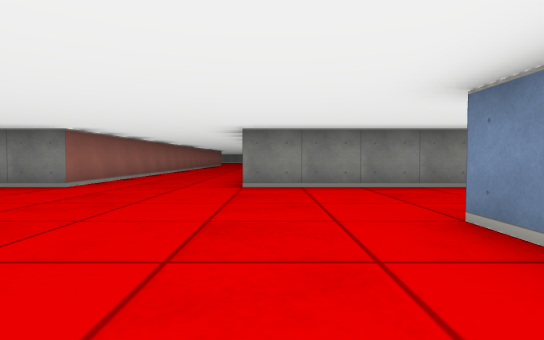
View 1 (above)

24 first-person views from a walk through a cub3D ray-caster map. The camera is about half as high as the walls, tilts 2° down and sees 80° across. The floor is counted in squares. Each view is taken from the middle of a square. On the plan, view 1 faces up. The plan holds only what a view shows up to about 9 squares ahead; the rest is blank.

View 2
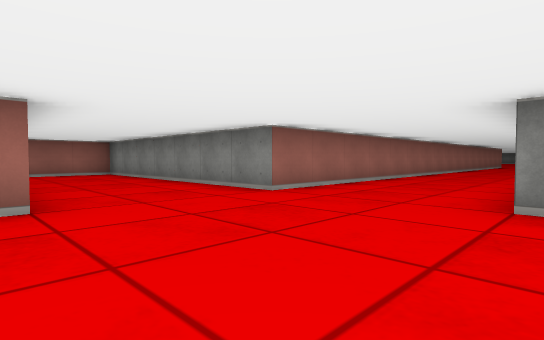

View 3
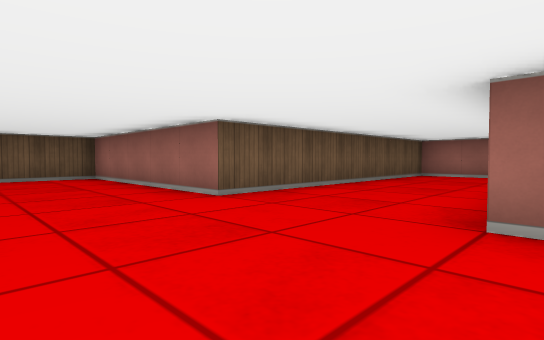

View 4
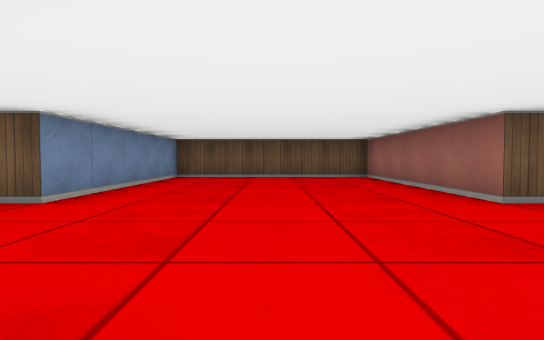

View 5
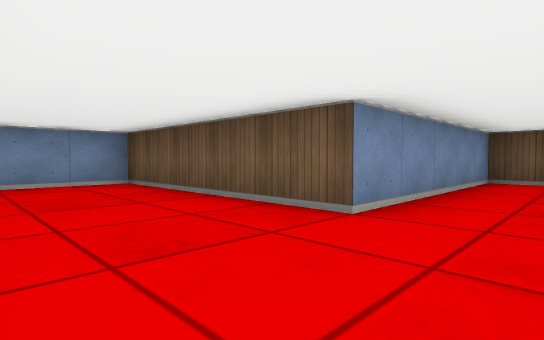

View 6
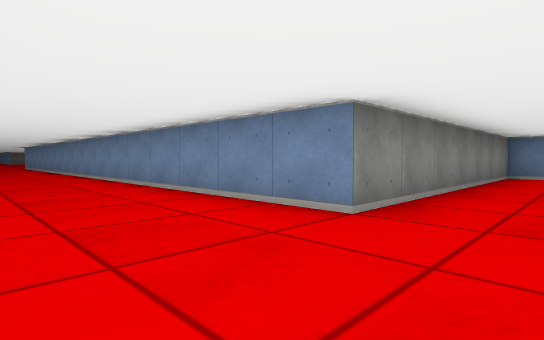

View 7
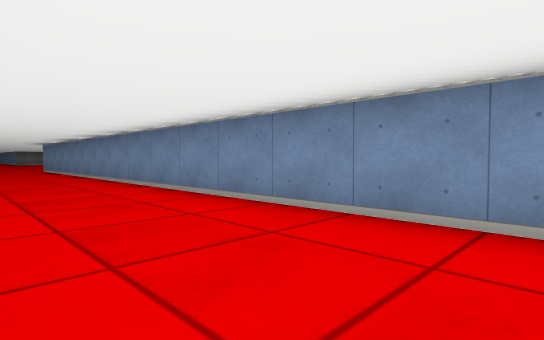

View 8
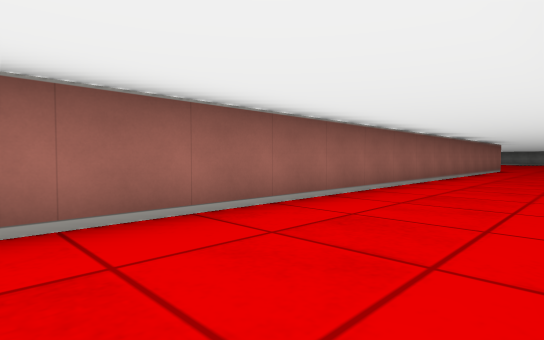

View 9
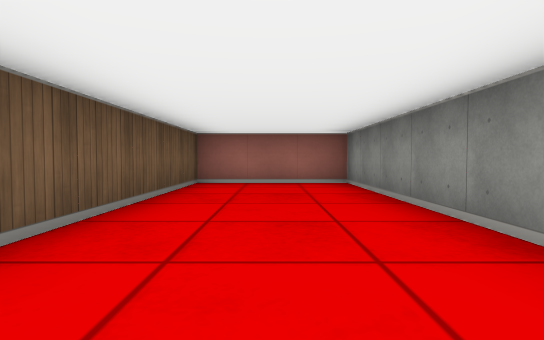

View 10
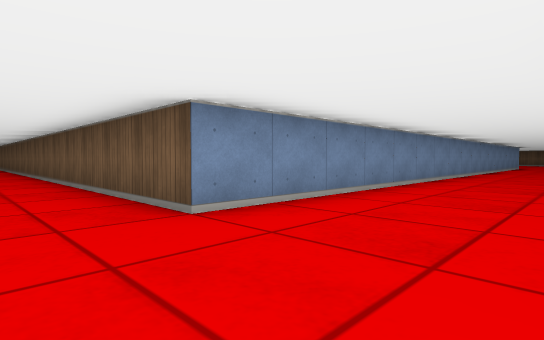

View 11
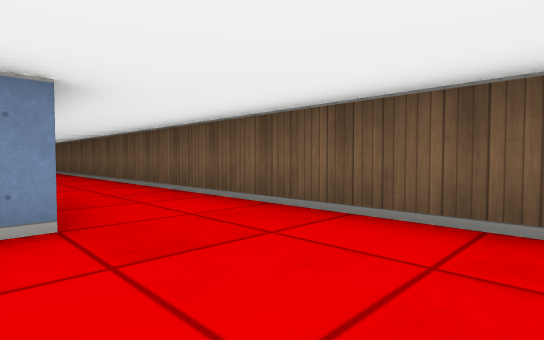

View 12
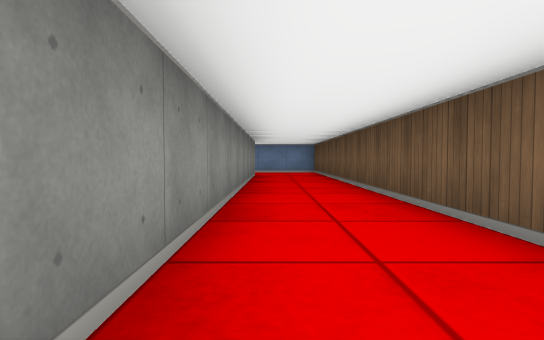

View 13
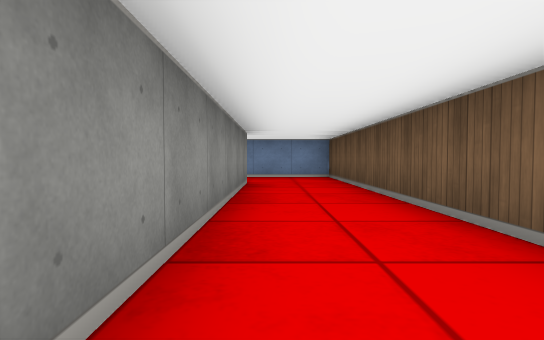

View 14
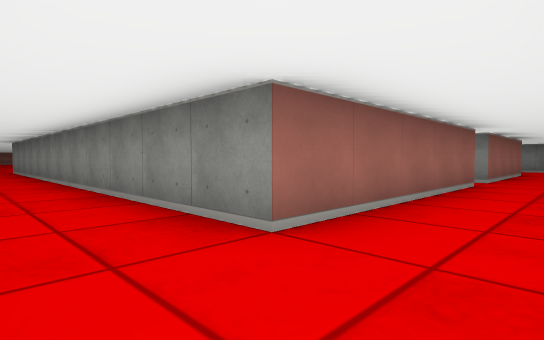

View 15
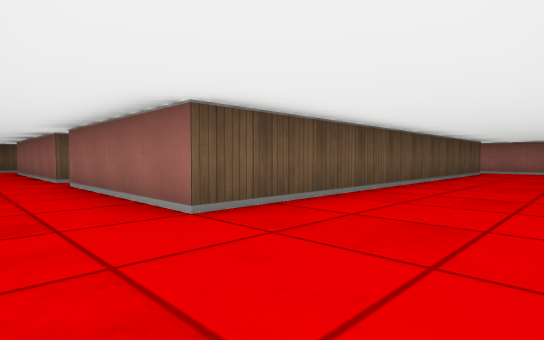

View 16
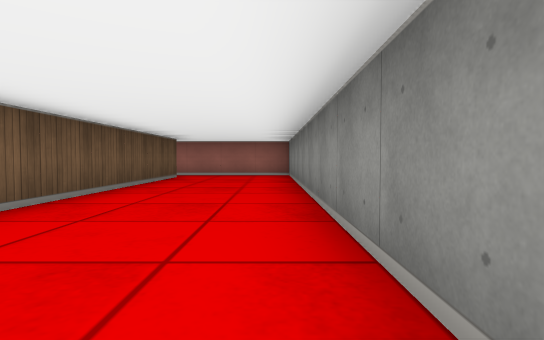

View 17
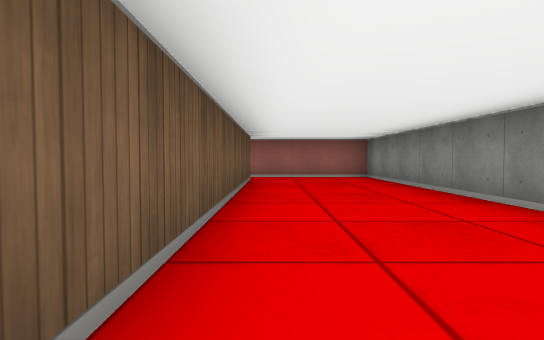

View 18
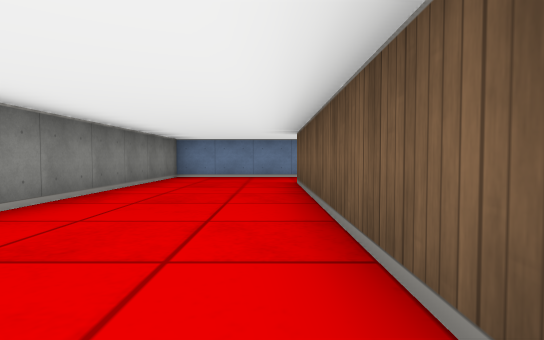

View 19
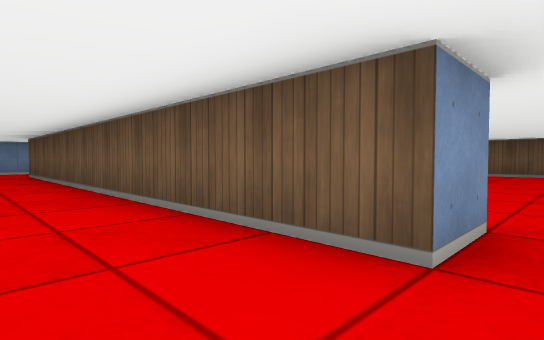

View 20
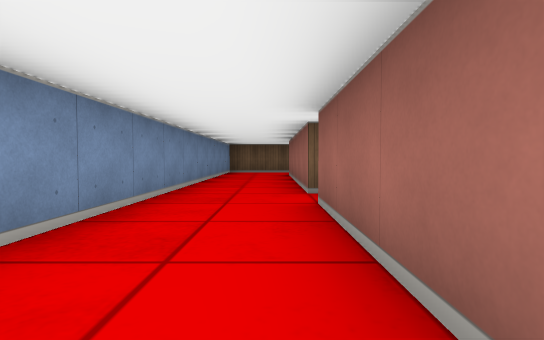

View 21
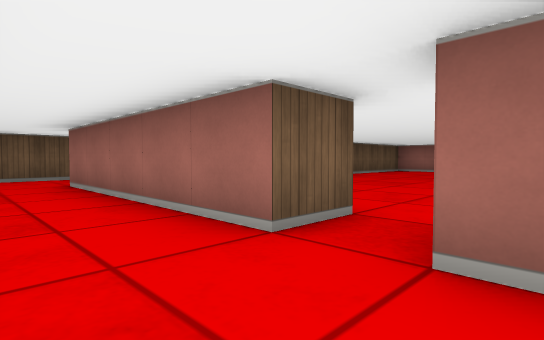

View 22
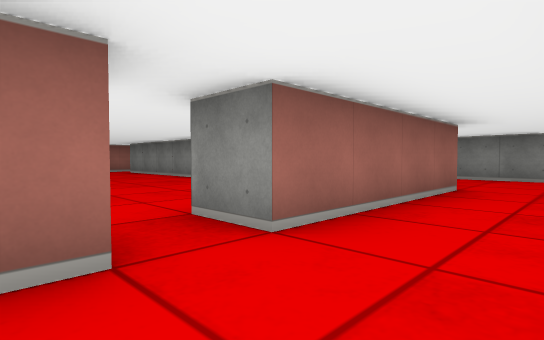

View 23
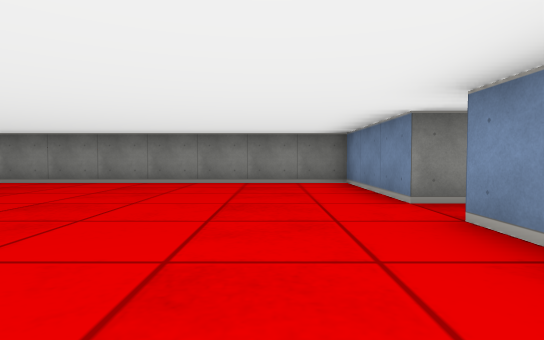

View 24
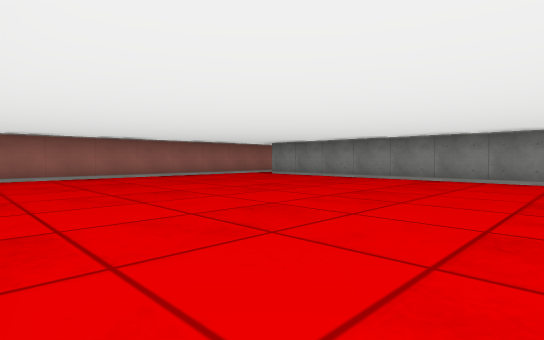

### Floor plan
Points are (right, up) in squares from view 1. A wall is a line through its corners. A room is listed if a view was taken in it or the views show most of it. See-through windows are left out.
Room 1 (views 1, 2, 3, 4, 5, 6, 7, 8, 9, 10, 11, 12, 13, 14, 15, 16, 17, 18, 19, 20, 21, 22)
walls: (4.5, 24.4) (4.5, 24.9); (-3.5, 18.2) (-3.5, 5.5) (-10.5, 5.5) (-10.5, 2.5) (-3.5, 2.5) (-3.5, -2.5) (1.5, -2.5) (1.5, 2.5) (6.5, 2.5) (6.5, 5.5) (-0.5, 5.5) (-0.5, 22.5) (18.5, 22.5) (18.5, 32.2); (6.5, 34.5) (16.5, 34.5) (16.5, 30.5); (16.5, 29.5) (16.5, 24.5) (6.8, 24.5); (18.5, 34.2) (18.5, 37.5) (5.5, 37.5) (5.5, 34.4)
ways out: opening at (6, 34) to room 2; opening at (16, 30) to room 2
Room 2 (views 23, 24)
walls: (15.5, 28.8) (15.5, 29.5) (16.5, 29.5); (5.5, 30.2) (5.5, 26.6); (16.5, 30.5) (15.5, 30.5) (15.5, 33.5) (8.5, 33.5); (6.5, 33.4) (6.5, 34.5); (6.9, 25.5) (8.1, 25.5)
ways out: opening at (6, 34) to room 1; opening at (16, 30) to room 1

Where each view was taken, in squares from view 1:
view 1: 0 up, 0 right, facing up
view 2: 2 up, 0 right, facing up-left
view 3: 6 up, 1 left, facing down-left
view 4: 6 up, 1 left, facing down
view 5: 5 up, 0 right, facing down-right
view 6: 4 up, 3 left, facing up-right
view 7: 8 up, 3 left, facing up-right
view 8: 8 up, 1 left, facing up-left
view 9: 4 up, 4 left, facing left
view 10: 24 up, 3 left, facing down-right
view 11: 25 up, 2 right, facing down-right
view 12: 24 up, 7 right, facing right
view 13: 24 up, 10 right, facing right
view 14: 23 up, 18 right, facing up-left
view 15: 37 up, 18 right, facing down-left
view 16: 37 up, 15 right, facing left
view 17: 35 up, 14 right, facing left
view 18: 35 up, 10 right, facing right
view 19: 36 up, 6 right, facing down-right
view 20: 34 up, 17 right, facing down
view 21: 31 up, 18 right, facing down-left
view 22: 29 up, 18 right, facing up-left
view 23: 27 up, 14 right, facing up
view 24: 26 up, 14 right, facing up-left
